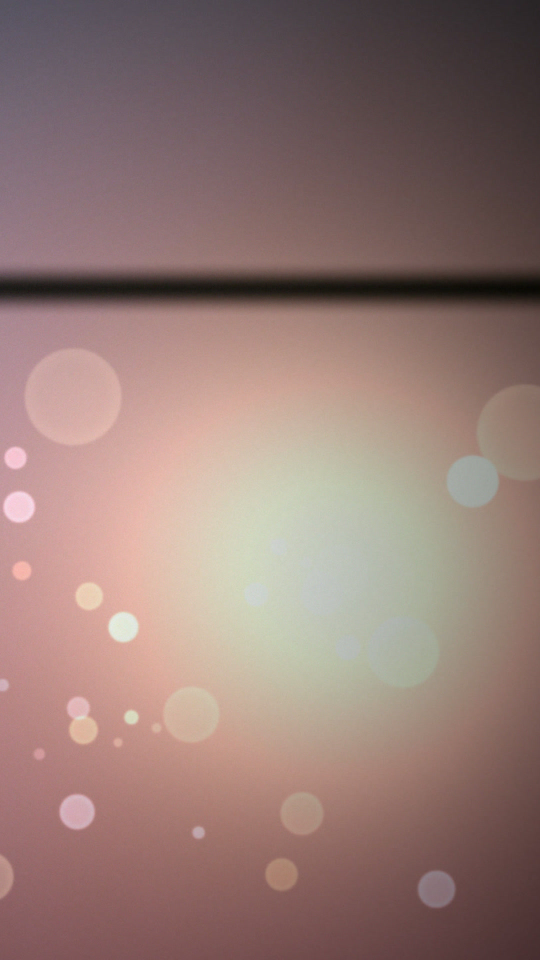
#> input picture launch-videos/film-sample/assets/cards/p-dusk-a.jpg, 1080 x 1920 px, given in place of n0005.png, which was not available (shown at 1/2 size)
$ python edges.py ../../../film-sample/assets/cards 5 5 ../../../film-sample/assets/cards/p-dusk-b.jpg
#> lines starting #> are read from the running program, lines starting #| are printed output that depends on the picture
# Dark-card edges on a light page, per frame: top/bottom (row profile over a central column band) and
# left/right (column profile over a central row band); subpixel half-level crossings.
# usage: edges.py <absdir> <first> <last> <out.json> [--band x0,x1,y0,y1] [--bg 245] [--w 1080]
import sys, os, json
import numpy as np
from PIL import Image
d, a, b, out = sys.argv[1], int(sys.argv[2]), int(sys.argv[3]), sys.argv[4]
arg = lambda k, dflt: sys.argv[sys.argv.index(k) + 1] if k in sys.argv else dflt
band = [int(v) for v in arg('--band', '380,700,230,380').split(',')]
BG = float(arg('--bg', '245'))
def load(n):
#> called with n = 5
    im = Image.open(os.path.join(d, 'n%04d.png' % n)).convert('L')
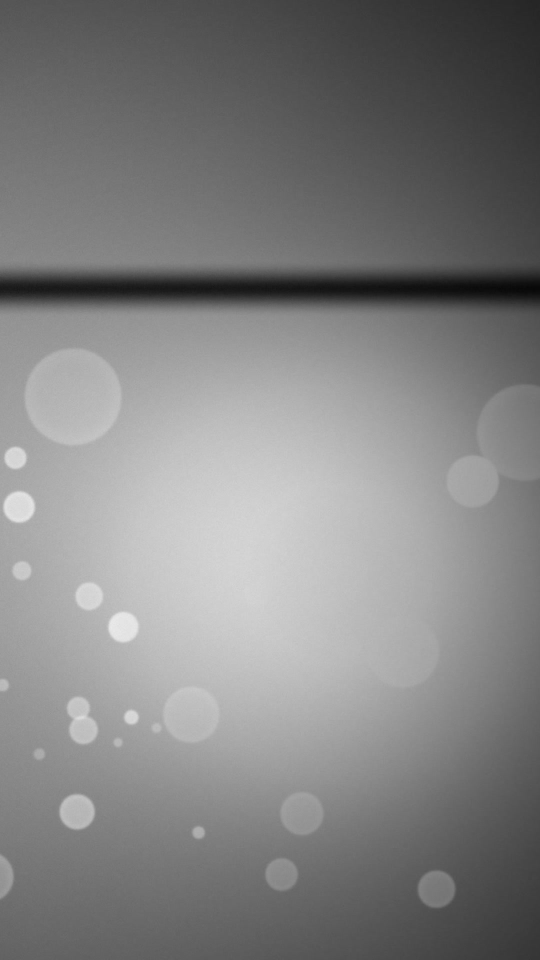
#> im: PIL image 1080x1920 L (shown at 1/2 size); min 6, max 236, mean 129.4
    if im.width != 1080: im = im.crop((0, 0, im.width, round(im.width * 608 / 1080))).resize((1080, 608), Image.LANCZOS)
    return np.asarray(im, dtype=np.float64)
def crossings(p, lvl):
    # all subpixel crossings of p through lvl: (pos, direction) dir=-1 light->dark, +1 dark->light
    s = p < lvl; r = []
    for i in np.nonzero(s[1:] != s[:-1])[0]:
        y0, y1 = p[i], p[i + 1]; t = (y0 - lvl) / (y0 - y1) if y0 != y1 else 0.5
        r.append((round(i + t, 2), -1 if s[i + 1] else 1))
    return r
res = []
for n in range(a, b + 1):
    L = load(n)
    x0, x1, y0, y1 = band
    rp = L[:, x0:x1].mean(axis=1); cp = L[y0:y1, :].mean(axis=0)
#> after `rp = L[:, x0:x1].mean(axis=1)`: rp = 1920 values, max 204.1 at index 1104, min 22.36 at index 576, mean 140.9
#> after `cp = L[y0:y1, :].mean(axis=0)`: cp = 1080 values, max 117.1 at index 8, min 56.25 at index 1078, mean 94.25
    dark_r = np.percentile(rp, 5); dark_c = np.percentile(cp, 5)
#> after `dark_r = np.percentile(rp, 5)`: dark_r = 73.72
#> after `dark_c = np.percentile(cp, 5)`: dark_c = 60.51
    lr = (BG + dark_r) / 2; lc = (BG + dark_c) / 2
#> after `lr = (BG + dark_r) / 2`: lr = 159.4
#> after `lc = (BG + dark_c) / 2`: lc = 152.8
    cr = crossings(rp, lr); cc = crossings(cp, lc)
#> the loop in crossings, `for i in np.nonzero(s[1:] != s[:-1])[0]:` made 2 passes
#> (i, y0, y1, t) on passes 1 to 2: (719, 159.3, 159.5, 0.209), (1508, 159.5, 159.3, 0.779)
#> after the loop in crossings, `for i in np.nonzero(s[1:] != s[:-1])[0]:`: r = [(719.2, 1), (1508.8, -1)]
#> after `cr = crossings(rp, lr)`: cr = [(719.2, 1), (1508.8, -1)]
#> after `cc = crossings(cp, lc)`: cc = []
    top = next((p for p, dd in cr if dd == -1), None); bot = next((p for p, dd in reversed(cr) if dd == 1), None)
#> after `top = next((p for p, dd in cr if dd == -1), None)`: top = 1508.8
#> after `bot = next((p for p, dd in reversed(cr) if dd == 1), None)`: bot = 719.2
    left = next((p for p, dd in cc if dd == -1), None); right = next((p for p, dd in reversed(cc) if dd == 1), None)
    r = dict(n=n, top=top, bot=bot, left=left, right=right, dr=round(dark_r, 1), dc=round(dark_c, 1))
#> r = 7 items
    res.append(r); print(json.dumps(r), flush=True)
#| {"n": 5, "top": 1508.78, "bot": 719.21, "left": null, "right": null, "dr": 73.7, "dc": 60.5}
json.dump(res, open(out, 'w'), indent=0)

$ run again, on launch-videos/film-sample/assets/cards/p-night-a.jpg
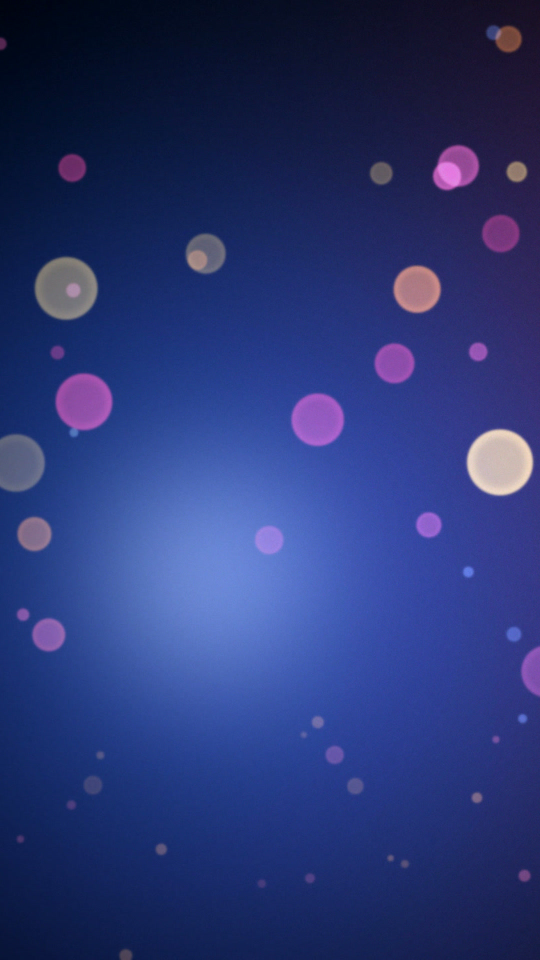
#> input picture launch-videos/film-sample/assets/cards/p-night-a.jpg, 1080 x 1920 px, given in place of n0005.png, which was not available (shown at 1/2 size)
#> in load, `im = Image.open(os.path.join(d, 'n%04d.png' % n)).convert('L')`:
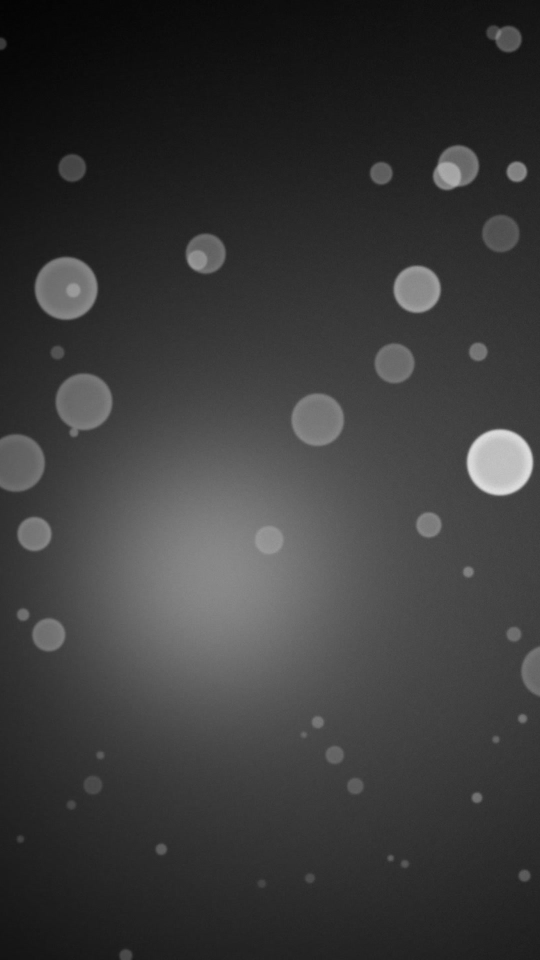
#> im: PIL image 1080x1920 L (shown at 1/2 size); min 2, max 225, mean 57.9
#> rp = 1920 values, max 123.4 at index 1091, min 12.91 at index 3, mean 64.45
#> cp = 1080 values, max 94.03 at index 903, min 15 at index 0, mean 34.12
#> dark_r = 17.72
#> dark_c = 17.21
#> lr = 131.4
#> lc = 131.1
#> after the loop in crossings, `for i in np.nonzero(s[1:] != s[:-1])[0]:`: r = []
#> `r = dict(n=n, top=top, bot=bot, left=left, right=right, dr=round(dark_..`: r = 7 items
#| {"n": 5, "top": null, "bot": null, "left": null, "right": null, "dr": 17.7, "dc": 17.2}
